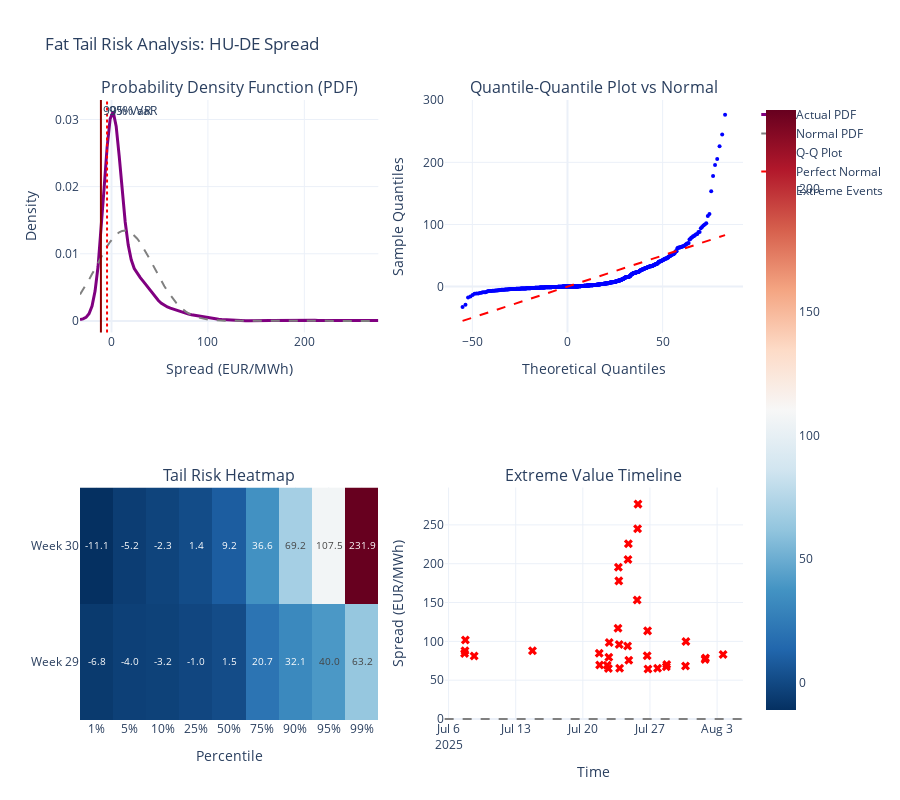

Notebook code for this chart:
### Code cell
from scipy import stats
import plotly.graph_objects as go
from plotly.subplots import make_subplots

spread_data = merged_prices['Price_Delta_HU_DE'].dropna()
week_29_spread = week_29_data['Price_Delta_HU_DE'].dropna()
week_30_spread = week_30_data['Price_Delta_HU_DE'].dropna()

def calculate_risk_metrics(data, name):
    metrics = {
        'mean': data.mean(),
        'std': data.std(),
        'skewness': stats.skew(data),
        'kurtosis': stats.kurtosis(data),
        'var_95': np.percentile(data, 5),  #
        'var_99': np.percentile(data, 1),  # 1% VaR (extreme left tail)
        'cvar_95': data[data <= np.percentile(data, 5)].mean(),  # Conditional VaR
        'max_loss': data.min(),
        'max_gain': data.max(),
    }
    print(f"\n{name} Risk Metrics:")
    print(f"  Mean: {metrics['mean']:.2f} EUR/MWh")
    print(f"  Std Dev: {metrics['std']:.2f} EUR/MWh")
    print(f"  Skewness: {metrics['skewness']:.3f} ({'left' if metrics['skewness'] < 0 else 'right'} tail)")
    print(f"  Kurtosis: {metrics['kurtosis']:.3f} ({'fat' if metrics['kurtosis'] > 0 else 'thin'} tails)")
    print(f"  95% VaR: {metrics['var_95']:.2f} EUR/MWh")
    print(f"  99% VaR: {metrics['var_99']:.2f} EUR/MWh")
    print(f"  95% CVaR: {metrics['cvar_95']:.2f} EUR/MWh")
    print(f"  Max Loss: {metrics['max_loss']:.2f} EUR/MWh")
    print(f"  Max Gain: {metrics['max_gain']:.2f} EUR/MWh")
    return metrics

print("=== FAT TAILS ===")
full_metrics = calculate_risk_metrics(spread_data, "Full Period")
w29_metrics = calculate_risk_metrics(week_29_spread, "Week 29")
w30_metrics = calculate_risk_metrics(week_30_spread, "Week 30")

# Create comprehensive risk visualization
fig_risk = make_subplots(
    rows=2, cols=2,
    subplot_titles=(
        "Probability Density Function (PDF)", 
        "Quantile-Quantile Plot vs Normal",
        "Tail Risk Heatmap", 
        "Extreme Value Timeline"
    ),
    specs=[[{"secondary_y": False}, {"secondary_y": False}],
           [{"secondary_y": False}, {"secondary_y": False}]]
)

# 1. PDF with normal overlay
x_range = np.linspace(spread_data.min(), spread_data.max(), 100)
kde = stats.gaussian_kde(spread_data)
pdf_values = kde(x_range)

normal_pdf = stats.norm.pdf(x_range, spread_data.mean(), spread_data.std())

fig_risk.add_trace(
    go.Scatter(x=x_range, y=pdf_values, name='Actual PDF', line=dict(color='purple', width=3)),
    row=1, col=1
)
fig_risk.add_trace(
    go.Scatter(x=x_range, y=normal_pdf, name='Normal PDF', line=dict(color='gray', dash='dash')),
    row=1, col=1
)

# Add VaR lines
fig_risk.add_vline(x=np.percentile(spread_data, 5), line_dash="dot", line_color="red", 
                   annotation_text="95% VaR", row=1, col=1)
fig_risk.add_vline(x=np.percentile(spread_data, 1), line_dash="solid", line_color="darkred",
                   annotation_text="99% VaR", row=1, col=1)

sorted_data = np.sort(spread_data)
theoretical_quantiles = stats.norm.ppf(np.linspace(0.01, 0.99, len(sorted_data)), 
                                      spread_data.mean(), spread_data.std())

fig_risk.add_trace(
    go.Scatter(x=theoretical_quantiles, y=sorted_data, mode='markers', 
               name='Q-Q Plot', marker=dict(color='blue', size=4)),
    row=1, col=2
)
fig_risk.add_trace(
    go.Scatter(x=[theoretical_quantiles.min(), theoretical_quantiles.max()],
               y=[theoretical_quantiles.min(), theoretical_quantiles.max()],
               mode='lines', name='Perfect Normal', line=dict(color='red', dash='dash')),
    row=1, col=2
)

# 3. Tail Risk Heatmap (percentiles by week)
percentiles = [1, 5, 10, 25, 50, 75, 90, 95, 99]
weeks_data = [week_29_spread, week_30_spread]
week_names = ['Week 29', 'Week 30']

heatmap_data = []
for week_data in weeks_data:
    heatmap_data.append([np.percentile(week_data, p) for p in percentiles])

fig_risk.add_trace(
    go.Heatmap(
        z=heatmap_data,
        x=[f'{p}%' for p in percentiles],
        y=week_names,
        colorscale='RdBu_r',
        showscale=True,
        text=[[f'{val:.1f}' for val in row] for row in heatmap_data],
        texttemplate='%{text}',
        textfont={"size": 10}
    ),
    row=2, col=1
)

extreme_threshold = np.percentile(np.abs(spread_data), 95)  # Top 5% extreme values
extreme_mask = np.abs(merged_prices['Price_Delta_HU_DE']) >= extreme_threshold
extreme_times = merged_prices[extreme_mask].index
extreme_values = merged_prices[extreme_mask]['Price_Delta_HU_DE']

fig_risk.add_trace(
    go.Scatter(x=extreme_times, y=extreme_values, mode='markers',
               name='Extreme Events', marker=dict(color='red', size=8, symbol='x')),
    row=2, col=2
)
fig_risk.add_hline(y=0, line_dash="dash", line_color="gray", row=2, col=2)

# new layout
fig_risk.update_layout(
    title="Fat Tail Risk Analysis: HU-DE Spread",
    height=800,
    showlegend=True,
    template='plotly_white'
)

fig_risk.update_xaxes(title_text="Spread (EUR/MWh)", row=1, col=1)
fig_risk.update_yaxes(title_text="Density", row=1, col=1)
fig_risk.update_xaxes(title_text="Theoretical Quantiles", row=1, col=2)
fig_risk.update_yaxes(title_text="Sample Quantiles", row=1, col=2)
fig_risk.update_xaxes(title_text="Percentile", row=2, col=1)
fig_risk.update_xaxes(title_text="Time", row=2, col=2)
fig_risk.update_yaxes(title_text="Spread (EUR/MWh)", row=2, col=2)

fig_risk.show()

print(f"\n=== TAIL RISK INSIGHTS ===")
print(f"  - Kurtosis > 0: {'YES' if full_metrics['kurtosis'] > 0 else 'NO'} ({full_metrics['kurtosis']:.3f})")
print(f"  - Extreme events (>95th %ile): {(np.abs(spread_data) >= extreme_threshold).sum()} out of {len(spread_data)}")
print(f"  - Tail ratio (99%/95% VaR): {abs(full_metrics['var_99']/full_metrics['var_95']):.2f}")

print(f"\nWorst Case Scenarios:")
worst_negative = spread_data.nsmallest(3)
worst_positive = spread_data.nlargest(3)
print(f"  - Top 3 negative spikes: {worst_negative.values}")
print(f"  - Top 3 positive spikes: {worst_positive.values}")

print(f"\nWeek Comparison:")
print(f"  - Week 29 vs 30 volatility ratio: {w29_metrics['std']/w30_metrics['std']:.2f}")
print(f"  - Week 29 vs 30 skewness: {w29_metrics['skewness']:.3f} vs {w30_metrics['skewness']:.3f}")

### Figure 1 — Plotly figure (JSON) as saved in the notebook; plotly's stock layout.template omitted (floating-point values rounded to 4 significant figures; data arrays with more than 128 entries replaced by an {"elided": "..."} marker saying what was removed)
{"data": [{"line": {"color": "purple", "width": 3}, "name": "Actual PDF", "type": "scatter", "x": [-32.67, -29.54, -26.42, -23.29, -20.17, -17.04, -13.92, -10.79, -7.666, -4.541, -1.415, 1.71, 4.835, 7.961, 11.09, 14.21, 17.34, 20.46, 23.59, 26.71, 29.84, 32.96, 36.09, 39.22, 42.34, 45.47, 48.59, 51.72, 54.84, 57.97, 61.09, 64.22, 67.34, 70.47, 73.6, 76.72, 79.85, 82.97, 86.1, 89.22, 92.35, 95.47, 98.6, 101.7, 104.9, 108.0, 111.1, 114.2, 117.4, 120.5, 123.6, 126.7, 129.9, 133.0, 136.1, 139.2, 142.4, 145.5, 148.6, 151.7, 154.9, 158.0, 161.1, 164.2, 167.4, 170.5, 173.6, 176.7, 179.9, 183.0, 186.1, 189.2, 192.4, 195.5, 198.6, 201.7, 204.9, 208.0, 211.1, 214.2, 217.4, 220.5, 223.6, 226.7, 229.9, 233.0, 236.1, 239.2, 242.4, 245.5, 248.6, 251.7, 254.9, 258.0, 261.1, 264.2, 267.4, 270.5, 273.6, 276.8], "xaxis": "x", "y": [0.0001954, 0.0002951, 0.000522, 0.001056, 0.002213, 0.004431, 0.008134, 0.01343, 0.01978, 0.02588, 0.03008, 0.03117, 0.02901, 0.02457, 0.01938, 0.01473, 0.01129, 0.009089, 0.007802, 0.007027, 0.006448, 0.00589, 0.005296, 0.004681, 0.004081, 0.003526, 0.003035, 0.002622, 0.002301, 0.002069, 0.001899, 0.001748, 0.001586, 0.001413, 0.001249, 0.001115, 0.001012, 0.0009248, 0.0008386, 0.0007493, 0.000661, 0.000577, 0.0004963, 0.0004177, 0.0003449, 0.000284, 0.0002375, 0.0002007, 0.0001657, 0.0001281, 8.965e-05, 5.58e-05, 3.115e-05, 1.725e-05, 1.333e-05, 1.802e-05, 2.979e-05, 4.602e-05, 6.212e-05, 7.251e-05, 7.346e-05, 6.57e-05, 5.454e-05, 4.696e-05, 4.763e-05, 5.644e-05, 6.882e-05, 7.885e-05, 8.329e-05, 8.372e-05, 8.5e-05, 9.121e-05, 0.0001024, 0.0001145, 0.0001225, 0.0001225, 0.0001137, 9.872e-05, 8.281e-05, 7.187e-05, 6.921e-05, 7.337e-05, 7.906e-05, 8.116e-05, 7.849e-05, 7.438e-05, 7.314e-05, 7.582e-05, 7.892e-05, 7.714e-05, 6.77e-05, 5.24e-05, 3.628e-05, 2.466e-05, 2.099e-05, 2.624e-05, 3.89e-05, 5.492e-05, 6.834e-05, 7.357e-05], "yaxis": "y"}, {"line": {"color": "gray", "dash": "dash"}, "name": "Normal PDF", "type": "scatter", "x": [-32.67, -29.54, -26.42, -23.29, -20.17, -17.04, -13.92, -10.79, -7.666, -4.541, -1.415, 1.71, 4.835, 7.961, 11.09, 14.21, 17.34, 20.46, 23.59, 26.71, 29.84, 32.96, 36.09, 39.22, 42.34, 45.47, 48.59, 51.72, 54.84, 57.97, 61.09, 64.22, 67.34, 70.47, 73.6, 76.72, 79.85, 82.97, 86.1, 89.22, 92.35, 95.47, 98.6, 101.7, 104.9, 108.0, 111.1, 114.2, 117.4, 120.5, 123.6, 126.7, 129.9, 133.0, 136.1, 139.2, 142.4, 145.5, 148.6, 151.7, 154.9, 158.0, 161.1, 164.2, 167.4, 170.5, 173.6, 176.7, 179.9, 183.0, 186.1, 189.2, 192.4, 195.5, 198.6, 201.7, 204.9, 208.0, 211.1, 214.2, 217.4, 220.5, 223.6, 226.7, 229.9, 233.0, 236.1, 239.2, 242.4, 245.5, 248.6, 251.7, 254.9, 258.0, 261.1, 264.2, 267.4, 270.5, 273.6, 276.8], "xaxis": "x", "y": [0.003931, 0.004612, 0.005351, 0.006141, 0.006969, 0.007821, 0.008681, 0.009528, 0.01034, 0.0111, 0.01179, 0.01238, 0.01285, 0.01319, 0.0134, 0.01346, 0.01336, 0.01313, 0.01275, 0.01225, 0.01163, 0.01093, 0.01015, 0.00933, 0.008478, 0.007618, 0.00677, 0.00595, 0.005171, 0.004445, 0.003778, 0.003176, 0.002641, 0.002171, 0.001765, 0.001419, 0.001129, 0.0008876, 0.0006903, 0.0005309, 0.0004038, 0.0003038, 0.000226, 0.0001662, 0.000121, 8.703e-05, 6.192e-05, 4.358e-05, 3.033e-05, 2.087e-05, 1.42e-05, 9.561e-06, 6.364e-06, 4.19e-06, 2.728e-06, 1.756e-06, 1.118e-06, 7.04e-07, 4.384e-07, 2.7e-07, 1.644e-07, 9.903e-08, 5.899e-08, 3.475e-08, 2.024e-08, 1.166e-08, 6.643e-09, 3.743e-09, 2.086e-09, 1.149e-09, 6.263e-10, 3.375e-10, 1.799e-10, 9.483e-11, 4.943e-11, 2.548e-11, 1.299e-11, 6.549e-12, 3.265e-12, 1.61e-12, 7.852e-13, 3.786e-13, 1.806e-13, 8.517e-14, 3.972e-14, 1.832e-14, 8.359e-15, 3.771e-15, 1.682e-15, 7.423e-16, 3.239e-16, 1.398e-16, 5.965e-17, 2.517e-17, 1.051e-17, 4.337e-18, 1.77e-18, 7.146e-19, 2.853e-19, 1.126e-19], "yaxis": "y"}, {"marker": {"color": "blue", "size": 4}, "mode": "markers", "name": "Q-Q Plot", "type": "scatter", "x": {"elided": "673 float values"}, "xaxis": "x2", "y": {"elided": "673 float values"}, "yaxis": "y2"}, {"line": {"color": "red", "dash": "dash"}, "mode": "lines", "name": "Perfect Normal", "type": "scatter", "x": [-55.13, 82.81], "xaxis": "x2", "y": [-55.13, 82.81], "yaxis": "y2"}, {"colorscale": [[0, "rgb(5,48,97)"], [0.1, "rgb(33,102,172)"], [0.2, "rgb(67,147,195)"], [0.3, "rgb(146,197,222)"], [0.4, "rgb(209,229,240)"], [0.5, "rgb(247,247,247)"], [0.6, "rgb(253,219,199)"], [0.7, "rgb(244,165,130)"], [0.8, "rgb(214,96,77)"], [0.9, "rgb(178,24,43)"], [1, "rgb(103,0,31)"]], "showscale": true, "text": [["-6.8", "-4.0", "-3.2", "-1.0", "1.5", "20.7", "32.1", "40.0", "63.2"], ["-11.1", "-5.2", "-2.3", "1.4", "9.2", "36.6", "69.2", "107.5", "231.9"]], "textfont": {"size": 10}, "texttemplate": "%{text}", "type": "heatmap", "x": ["1%", "5%", "10%", "25%", "50%", "75%", "90%", "95%", "99%"], "xaxis": "x3", "y": ["Week 29", "Week 30"], "yaxis": "y3", "z": [[-6.808, -3.976, -3.212, -1.01, 1.49, 20.71, 32.13, 39.99, 63.16], [-11.11, -5.194, -2.328, 1.44, 9.23, 36.61, 69.24, 107.5, 231.9]]}, {"marker": {"color": "red", "size": 8, "symbol": "x"}, "mode": "markers", "name": "Extreme Events", "type": "scatter", "x": ["2025-07-07T16:00:00+00:00", "2025-07-07T17:00:00+00:00", "2025-07-07T18:00:00+00:00", "2025-07-08T16:00:00+00:00", "2025-07-14T18:00:00+00:00", "2025-07-21T17:00:00+00:00", "2025-07-21T18:00:00+00:00", "2025-07-22T13:00:00+00:00", "2025-07-22T16:00:00+00:00", "2025-07-22T17:00:00+00:00", "2025-07-22T18:00:00+00:00", "2025-07-23T16:00:00+00:00", "2025-07-23T17:00:00+00:00", "2025-07-23T18:00:00+00:00", "2025-07-23T19:00:00+00:00", "2025-07-23T20:00:00+00:00", "2025-07-24T16:00:00+00:00", "2025-07-24T17:00:00+00:00", "2025-07-24T18:00:00+00:00", "2025-07-24T19:00:00+00:00", "2025-07-25T16:00:00+00:00", "2025-07-25T17:00:00+00:00", "2025-07-25T18:00:00+00:00", "2025-07-26T17:00:00+00:00", "2025-07-26T18:00:00+00:00", "2025-07-26T19:00:00+00:00", "2025-07-27T19:00:00+00:00", "2025-07-28T17:00:00+00:00", "2025-07-28T18:00:00+00:00", "2025-07-30T17:00:00+00:00", "2025-07-30T18:00:00+00:00", "2025-08-01T18:00:00+00:00", "2025-08-01T19:00:00+00:00", "2025-08-03T15:00:00+00:00"], "xaxis": "x4", "y": [84.38, 87.94, 101.8, 81.09, 88.02, 84.64, 69.46, 69.18, 64.96, 79.53, 98.43, 116.9, 195.5, 177.9, 95.86, 65.32, 93.99, 205.5, 225.8, 75.67, 153.3, 244.9, 276.8, 81.41, 113.5, 64.36, 65.29, 67.41, 70.12, 68.16, 99.85, 76.79, 78.49, 83.2], "yaxis": "y4"}], "layout": {"annotations": [{"font": {"size": 16}, "showarrow": false, "text": "Probability Density Function (PDF)", "x": 0.225, "xanchor": "center", "xref": "paper", "y": 1, "yanchor": "bottom", "yref": "paper"}, {"font": {"size": 16}, "showarrow": false, "text": "Quantile-Quantile Plot vs Normal", "x": 0.775, "xanchor": "center", "xref": "paper", "y": 1, "yanchor": "bottom", "yref": "paper"}, {"font": {"size": 16}, "showarrow": false, "text": "Tail Risk Heatmap", "x": 0.225, "xanchor": "center", "xref": "paper", "y": 0.375, "yanchor": "bottom", "yref": "paper"}, {"font": {"size": 16}, "showarrow": false, "text": "Extreme Value Timeline", "x": 0.775, "xanchor": "center", "xref": "paper", "y": 0.375, "yanchor": "bottom", "yref": "paper"}, {"showarrow": false, "text": "95% VaR", "x": -4.62, "xanchor": "left", "xref": "x", "y": 1, "yanchor": "top", "yref": "y domain"}, {"showarrow": false, "text": "99% VaR", "x": -10.98, "xanchor": "left", "xref": "x", "y": 1, "yanchor": "top", "yref": "y domain"}], "height": 800, "shapes": [{"line": {"color": "red", "dash": "dot"}, "type": "line", "x0": -4.62, "x1": -4.62, "xref": "x", "y0": 0, "y1": 1, "yref": "y domain"}, {"line": {"color": "darkred", "dash": "solid"}, "type": "line", "x0": -10.98, "x1": -10.98, "xref": "x", "y0": 0, "y1": 1, "yref": "y domain"}, {"line": {"color": "gray", "dash": "dash"}, "type": "line", "x0": 0, "x1": 1, "xref": "x4 domain", "y0": 0, "y1": 0, "yref": "y4"}], "showlegend": true, "title": {"text": "Fat Tail Risk Analysis: HU-DE Spread"}, "xaxis": {"anchor": "y", "domain": [0, 0.45], "title": {"text": "Spread (EUR/MWh)"}}, "xaxis2": {"anchor": "y2", "domain": [0.55, 1], "title": {"text": "Theoretical Quantiles"}}, "xaxis3": {"anchor": "y3", "domain": [0, 0.45], "title": {"text": "Percentile"}}, "xaxis4": {"anchor": "y4", "domain": [0.55, 1], "title": {"text": "Time"}}, "yaxis": {"anchor": "x", "domain": [0.625, 1], "title": {"text": "Density"}}, "yaxis2": {"anchor": "x2", "domain": [0.625, 1], "title": {"text": "Sample Quantiles"}}, "yaxis3": {"anchor": "x3", "domain": [0, 0.375]}, "yaxis4": {"anchor": "x4", "domain": [0, 0.375], "title": {"text": "Spread (EUR/MWh)"}}}}
